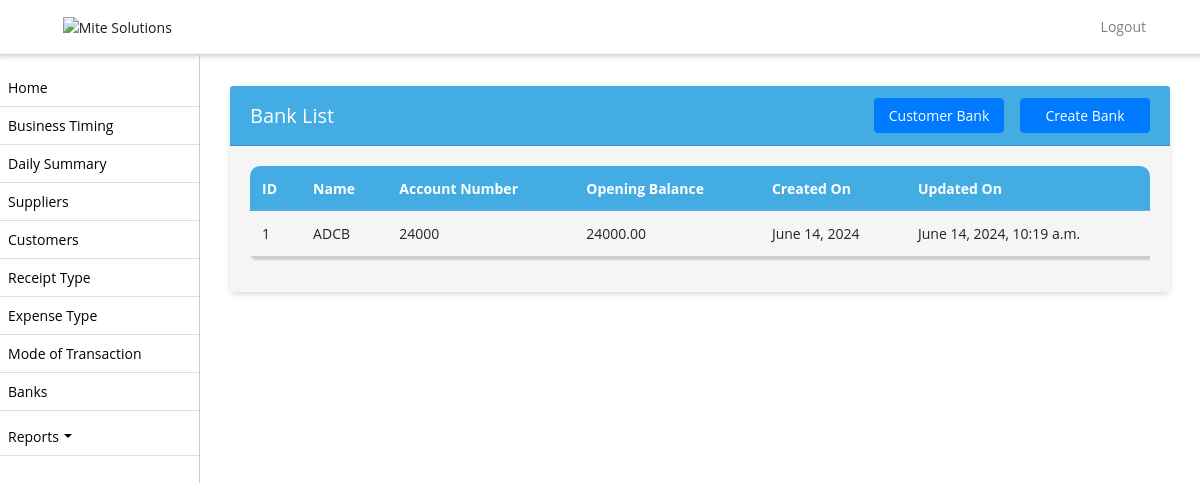
The page /banks/ (signed in) on the database as committed earlier.
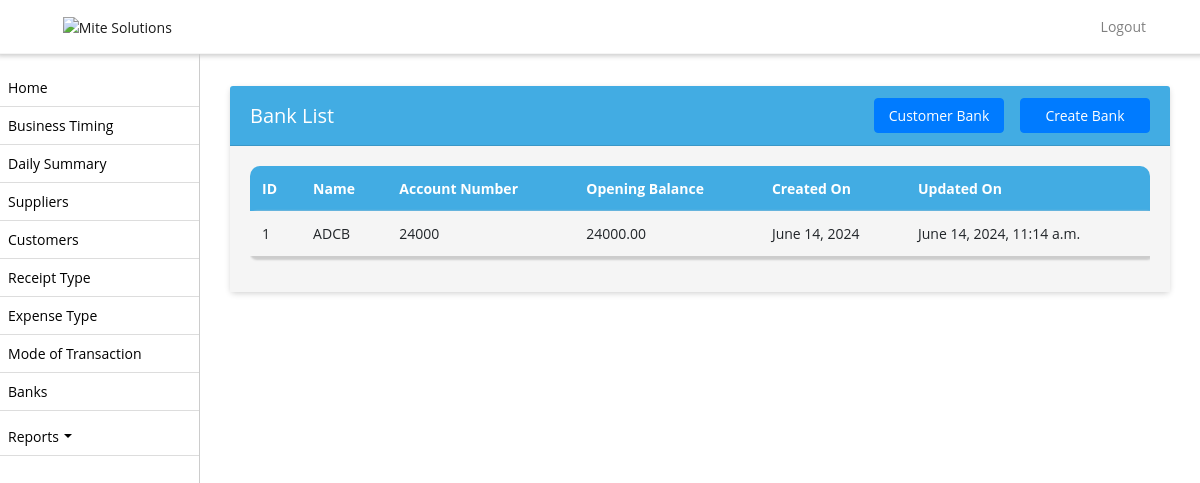
The same page on the database as committed later.
### biztrackapp/models.py (models this page shows, shortened)
class Bank(models.Model):
    bank = models.ForeignKey(AllBank, on_delete=models.CASCADE, null=True)
    account_number = models.CharField(max_length=50)
    opening_balance = models.DecimalField(max_digits=10, decimal_places=2)
    business_profile = models.CharField(max_length=255, null=True)
    status = models.BooleanField(default=False)
    created_on = models.DateField(auto_now_add=True, null=True)
    update_on = models.DateTimeField(auto_now=True, null=True)

class AllBank(models.Model):
    name = models.CharField(max_length=255, choices=BANK_CHOICES)
    status = models.BooleanField(default=True)
    created_on = models.DateField(auto_now_add=True, null=True)
    update_on = models.DateTimeField(auto_now=True, null=True)

### biztrackapp/views.py (the view)
# urls.py: path('banks/', BankListView.as_view(), name='bank_list'),
class BankListView(ListView):
    model = Bank
    template_name = 'bank_list.html'
    def get_queryset(self):
        shop_admin = get_object_or_404(ShopAdmin, user=self.request.user)
        shop = shop_admin.shop
        business_profile = get_object_or_404(BusinessProfile, name=shop.name)
        return Bank.objects.filter(business_profile=business_profile.id).order_by('-created_on')

### biztrackapp/templates/bank_list.html (shortened to what this page needs)
{% extends 'base.html' %}
{% block content %}
<div class="container">
  <div class="card">
    <div class="card-header d-flex justify-content-between align-items-center">
      <h5 class="mb-0">Bank List</h5>
      <div>
        <a href="{% url 'create_bank' %}" class="btn btn-primary float-right">Create Bank</a>
      <a href="{% url 'create_all_banks' %}" class="btn btn-primary float-right mr-3">Customer Bank</a>
      </div>
  </div>
    <div class="card-body">
      <div class="table-responsive">
        <table class="table table-bordered table-striped nowrap" id="banklist">
          <thead>
            <tr>
              <th>ID</th>
              <th>Name</th>
              <th>Account Number</th>
              <th>Opening Balance</th>
              <th>Created On</th>
              <th>Updated On</th>
            </tr>
          </thead>
          <tbody>
            {% for bank in object_list %}
            <tr>
              <td>{{ bank.id }}</td>
              <td>{{ bank.bank.name}}</td>
              <td>{{ bank.account_number }}</td>
              <td>{{ bank.opening_balance }}</td>
              <td>{{ bank.created_on }}</td>
              <td>{{ bank.update_on }}</td>
            </tr>
            {% endfor %}
          </tbody>
        </table>
      </div>
    </div>
  </div>
</div>
{% endblock %}

Rows that differ between the two databases and show on the page:
changed Bank "ADCB": update_on "June 14, 2024, 10:19 a.m." → "June 14, 2024, 11:14 a.m."
